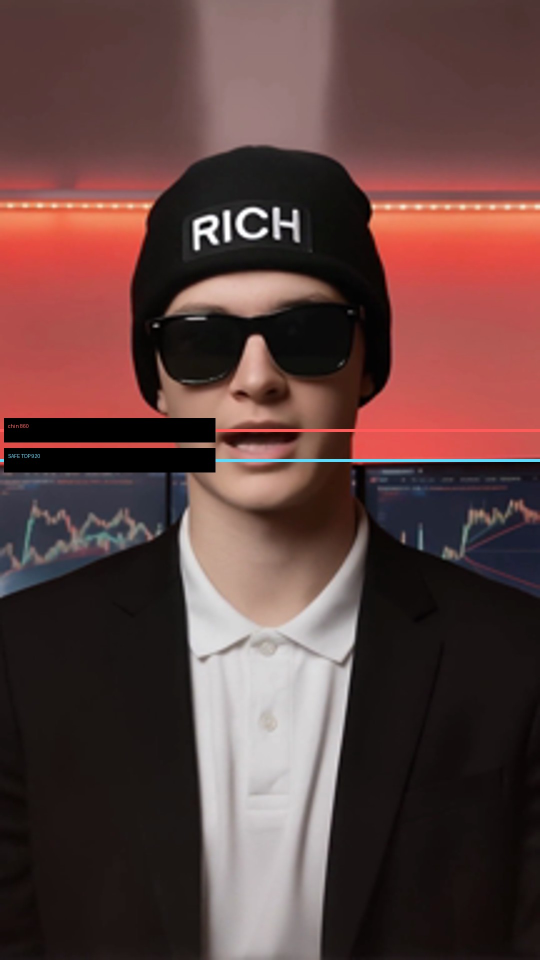
#> input picture lipsync_part_b-safearea.jpg, 1080 x 1920 px (shown at 1/2 size)
$ python plate_montage.py ../lipsync_part_a-safearea.jpg ../lipsync_part_b-safearea.jpg
#> lines starting #> are read from the running program, lines starting #| are printed output that depends on the picture
#!/usr/bin/env python3
# -*- coding: utf-8 -*-
"""Tile every character/location/prop plate into ONE labelled sheet to look at.

Why: a script written from remembered descriptions drifts from the plates, and
the writer never notices. The rule (CEO 2026-09-18) is that nobody writes a shot
sheet without having looked at every plate at least once.

Why one sheet and not N images: an image costs context whether you needed it or
not, and looking at fifteen of them one at a time costs fifteen times as much as
looking at one. Sized so faces stay readable and the whole thing is a single
look.

    python3 tools/plate_montage.py <out.jpg> <dir-or-file> [more...]
"""
import sys
from pathlib import Path

from PIL import Image, ImageDraw

EXT = {".png", ".jpg", ".jpeg", ".webp"}
LABEL_H = 22
# One look has a budget: keep the whole sheet near 1600px wide and give each
# plate as much room as the count allows, so faces stay readable.
SHEET_W = 1600
COLS_MAX = 5


def collect(args):
    out = []
    for a in args:
        p = Path(a)
        if p.is_dir():
            out += sorted(q for q in p.iterdir() if q.suffix.lower() in EXT)
        elif p.suffix.lower() in EXT:
            out.append(p)
    return out


def build(paths, dest: Path):
    if not paths:
        raise SystemExit("no images found")
    # Fewer columns for a small set, so each plate is big enough to judge a face.
    import math
    cols = max(1, min(COLS_MAX, len(paths), math.ceil(math.sqrt(len(paths)))))
    rows = (len(paths) + cols - 1) // cols
    cell_w = SHEET_W // cols
    cells = []
    for p in paths:
        im = Image.open(p).convert("RGB")
#> im is the input picture: PIL image 1080x1920 RGB; mean R, G, B 94.6, 65.7, 63.5
        im.thumbnail((cell_w, cell_w * 2))     # portrait plates keep their shape
        cells.append((p.stem, im))
    cell_h = max(im.height for _, im in cells) + LABEL_H
#> cell_h = 1942
    sheet = Image.new("RGB", (cols * cell_w, rows * cell_h), "black")
#> sheet: PIL image 1600x1942 RGB; every value is 0
    d = ImageDraw.Draw(sheet)
    for i, (name, im) in enumerate(cells):
        x = (i % cols) * cell_w
        y = (i // cols) * cell_h
        d.text((x + 6, y + 5), name[:46], fill="yellow")
        sheet.paste(im, (x + (cell_w - im.width) // 2, y + LABEL_H))
#> this loop made 1 pass
#> (name, x, y) on pass 1: ('lipsync_part_b-safearea', 0, 0)
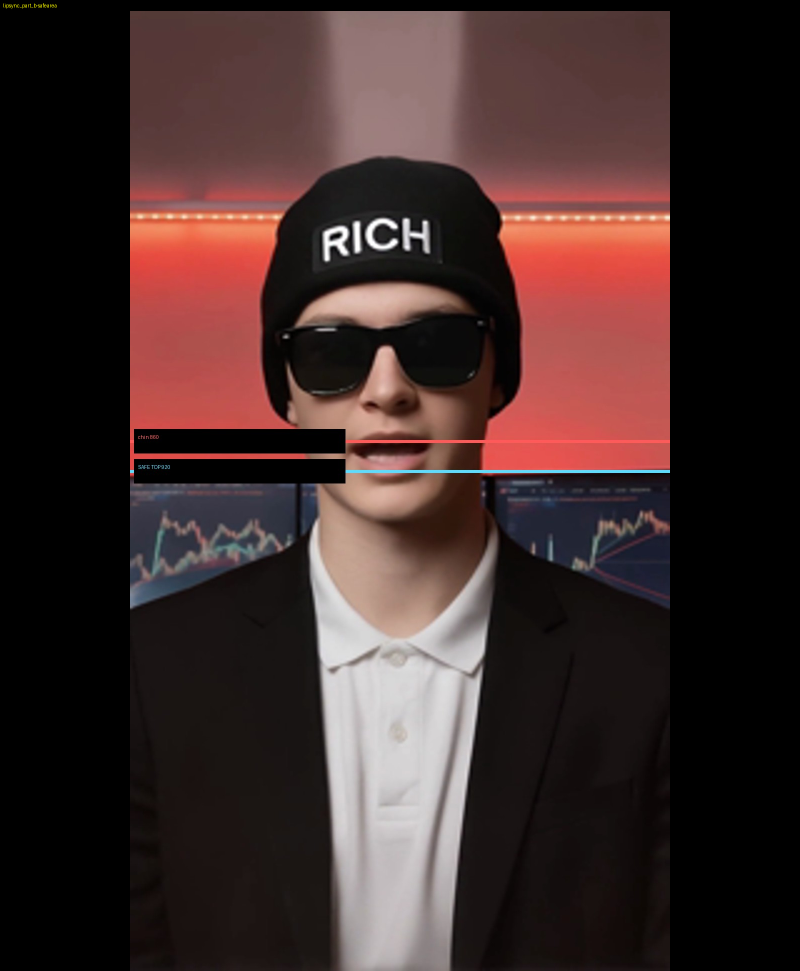
#> sheet: PIL image 1600x1942 RGB (shown at 1/2 size); mean R, G, B 63.1, 43.8, 42.4
    sheet.save(dest, quality=85)
    print(f"{dest}  {sheet.size[0]}x{sheet.size[1]}  {len(cells)} plates  "
          f"{dest.stat().st_size//1024} KB")
#| ../lipsync_part_a-safearea.jpg  1600x1942  1 plates  130 KB


if __name__ == "__main__":
    if len(sys.argv) < 3:
        print(__doc__)
        raise SystemExit(2)
    build(collect(sys.argv[2:]), Path(sys.argv[1]))

$ run again, on lipsync_part_c-safearea.jpg
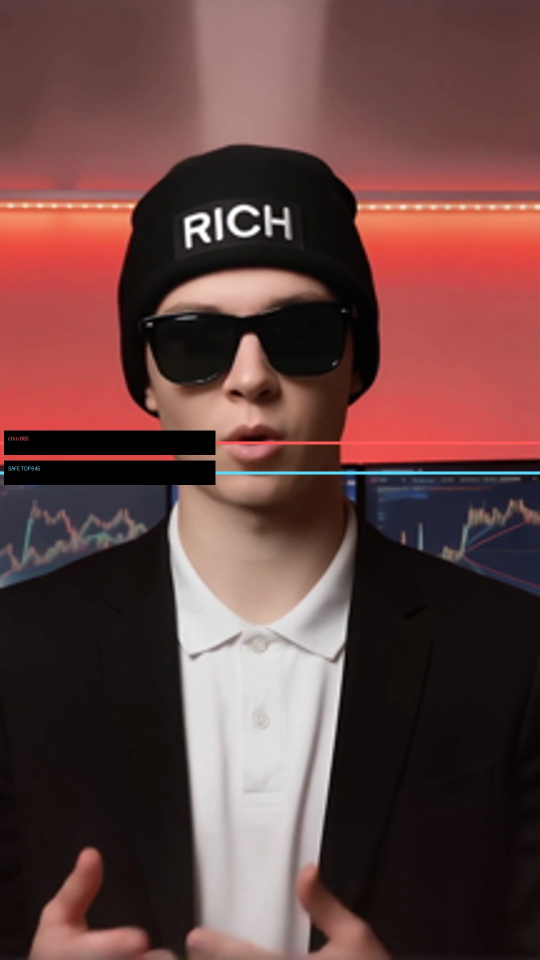
#> input picture lipsync_part_c-safearea.jpg, 1080 x 1920 px (shown at 1/2 size)
#> in build, im is the input picture: PIL image 1080x1920 RGB; mean R, G, B 101.7, 67.9, 66
#> cell_h = 1942
#> the loop in build, `for i, (name, im) in enumerate(cells):` made 1 pass
#> (name, x, y) on pass 1: ('lipsync_part_c-safearea', 0, 0)
#> after the loop in build, `for i, (name, im) in enumerate(cells):`:
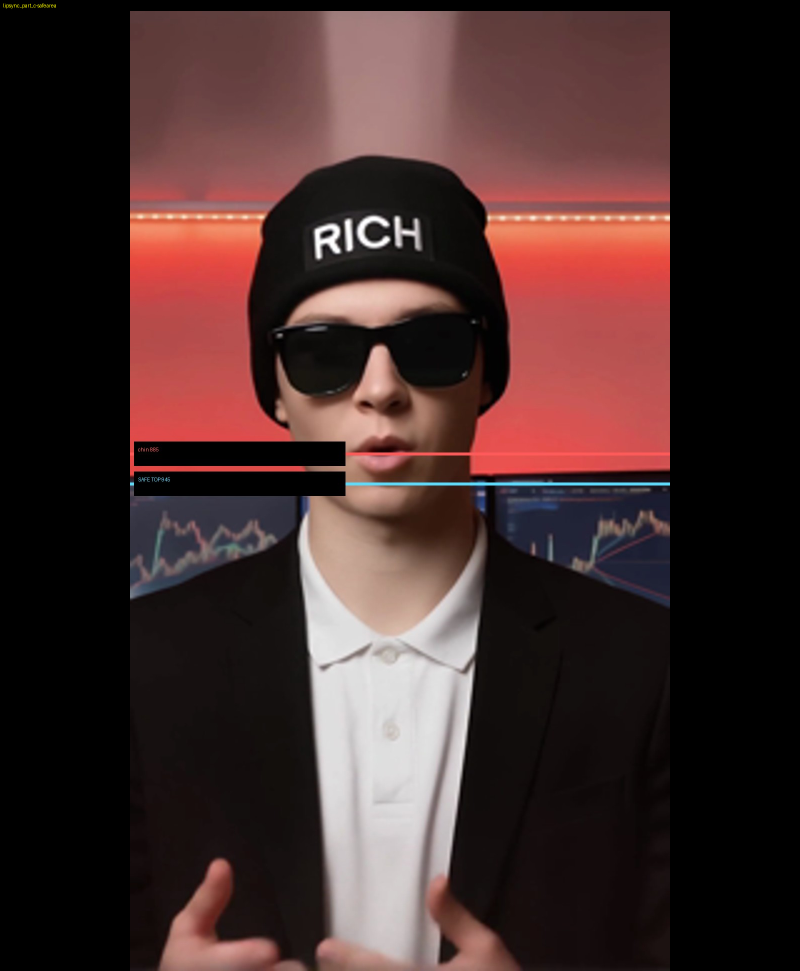
#> sheet: PIL image 1600x1942 RGB (shown at 1/2 size); mean R, G, B 67.9, 45.3, 44.1
#| ../lipsync_part_c-safearea.jpg  1600x1942  1 plates  134 KB
